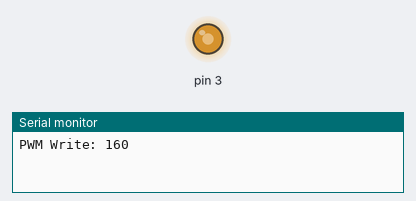
The sketch below on a simulated Arduino Uno, built with avr-gcc and run on an emulated ATmega328P. Shown: output pins drawn as LEDs (lit = HIGH), the last lines printed to the serial monitor.

Above: at 0.05 s.
At 29.75 s:
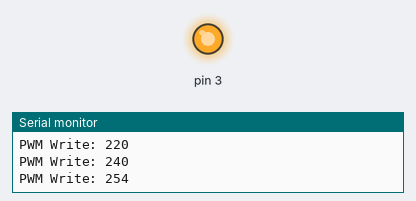
Timing chart, 0 to 104.0 s (numbered marks = the images above):
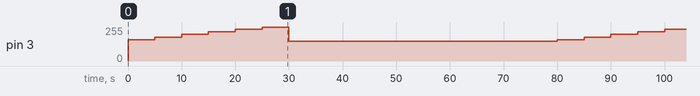

The sketch:

Controller_Test.ino
```cpp
void setup() {
  Serial.begin(9600);
  pinMode(3, OUTPUT);

}

void loop() {
  Serial.println("PWM Write: 160");
  analogWrite(3, 160);
  delay(5000);
  Serial.println("PWM Write: 180");
  analogWrite(3, 180);
  delay(5000);
  Serial.println("PWM Write: 200");
  analogWrite(3, 200);
  delay(5000);
  Serial.println("PWM Write: 220");
  analogWrite(3, 220);
  delay(5000);
  Serial.println("PWM Write: 240");
  analogWrite(3, 240);
  delay(5000);
  Serial.println("PWM Write: 254");
  analogWrite(3, 254);
  delay(5000);
  Serial.println("PWM Write: 150");
  analogWrite(3, 150);
  delay(50000);
}
```

Measured:
- by itself, pin 3: ramps from 150/255 to 254/255 and jumps back, once every 80.0 s
